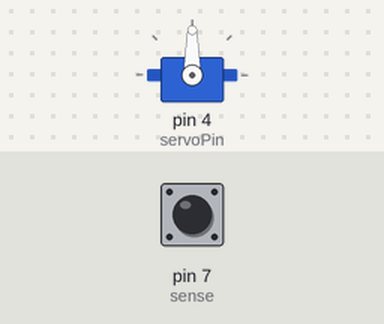
Recording of a sketch running on a simulated Arduino Uno, built with avr-gcc and run on an emulated ATmega328P. On the bench: servo. Inputs (shaded band) come from the test bench; at power-on: pin 7 (sense) LOW.

Above: at 1.2 s.
1.3 s: pin 7 (sense) pulsed HIGH 2 times (0.12 s each, 0.3 s apart)
At 3.0 s:
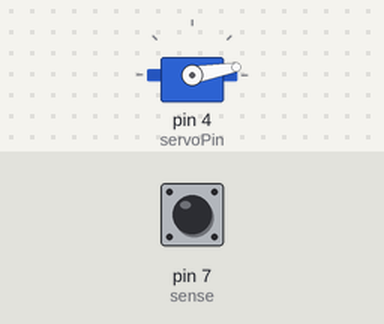
3.4 s: pin 7 (sense) driven HIGH
At 3.7 s:
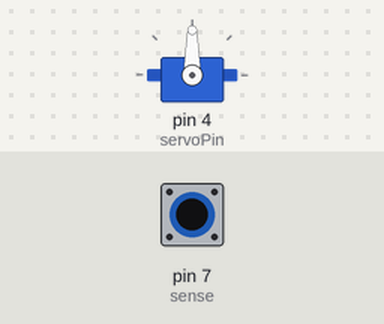
4.9 s: pin 7 (sense) driven LOW
At 6.1 s:
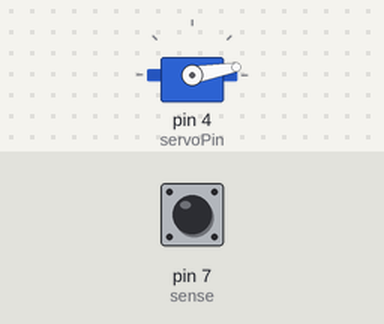
Timing chart, 0 to 7.9 s (numbered marks = the images above; inputs shaded):
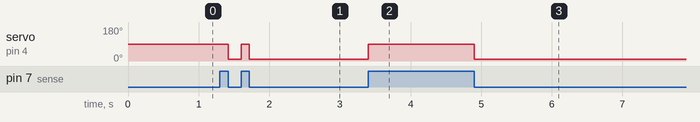

Measured:
- after the input at 1.3 s, servo on pin 4 (servoPin): 90° → 10° after 0.12 s, → 90° 0.18 s later, → 10° 0.12 s later
- after the input at 3.4 s, servo on pin 4 (servoPin): 10° → 90° at once
- after the input at 4.9 s, servo on pin 4 (servoPin): 90° → 10° at once

The sketch:

arduino2.ino
```cpp
/**
 * File:        breathing-esp.ino
 * Author:      Francisco Javier Ortín Cervera
 * Created:     18.04.2021
 * Last edit:   18.04.2021
 *
 * Description: Axuliary Arduino board for
 *              controlling servo motor.
 *
  */

#include <Servo.h>

Servo myservo;

int const servoPin = 4;
int const sense = 7;

int closed_angle = 90;
// initial angle at which the valve is closed

int open_angle = 10;
// angle at which the valve is open

int state = LOW;


void setup(){

  myservo.attach(servoPin);

  pinMode(sense, INPUT);


  myservo.write(closed_angle);
}

void loop() {
  if (digitalRead(sense)) {
    if (!state){
        myservo.write(closed_angle);
        state = HIGH;
      }
    } else {
      if (state){
        myservo.write(open_angle);
        state = LOW;
      }
    }
}
```
